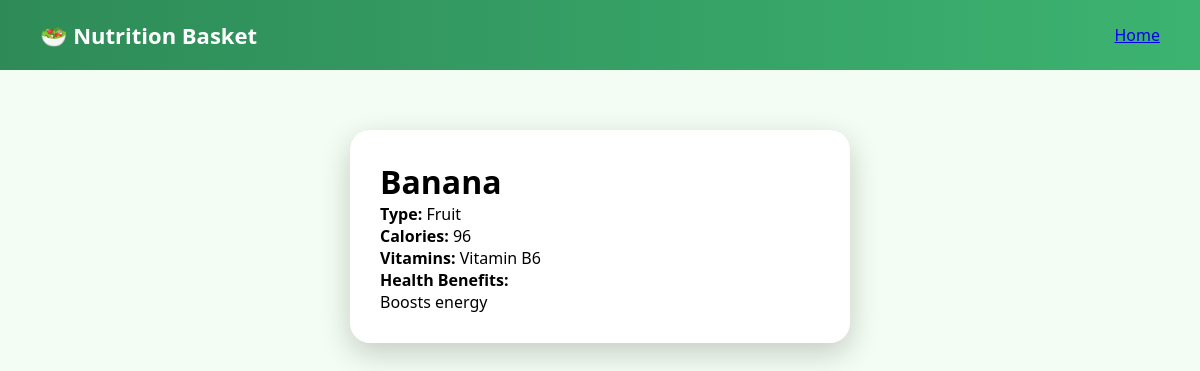
/item/2 (signed in), run on the app's committed database.
### tables this page shows
CREATE TABLE items(
        id INTEGER PRIMARY KEY AUTOINCREMENT,
        name TEXT,
        type TEXT,
        calories TEXT,
        vitamins TEXT,
        benefits TEXT
    , image TEXT, price INTEGER);

### app.py (the view)
@app.route("/item/<int:item_id>")
def item_detail(item_id):
    if "user" not in session:
        return redirect("/login")
    db = get_db()
    cur = db.cursor()
    cur.execute("SELECT * FROM items WHERE id=?", (item_id,))
    item = cur.fetchone()
    return render_template("detail.html", item=item)

### app.py (called while the page is built)
def get_db():
    return sqlite3.connect("nutrition.db")

### templates/detail.html (shortened to what this page needs)
<!DOCTYPE html>
<html>
<head>
  <link rel="stylesheet" href="/static/style.css">
</head>
<body>
<div class="navbar">
  <div class="logo">🥗 Nutrition Basket</div>
  <a href="/dashboard">Home</a>
</div>
<div class="detail-card">
  <h1>{{ item[1] }}</h1>
  <p><strong>Type:</strong> {{ item[2] }}</p>
  <p><strong>Calories:</strong> {{ item[3] }}</p>
  <p><strong>Vitamins:</strong> {{ item[4] }}</p>
  <p><strong>Health Benefits:</strong><br>{{ item[5] }}</p>
</div>
</body>
</html>

### static/style.css (style rules this page uses)
* { margin: 0; padding: 0; box-sizing: border-box; font-family: 'Segoe UI', sans-serif; }
body { background: #f4fdf4; }
.navbar { height: 70px; padding: 0 40px; display: flex; justify-content: space-between; align-items: center; background: linear-gradient(90deg, #2e8b57, #3cb371); color: white; }
.logo { font-size: 22px; font-weight: bold; }
.detail-card { max-width: 500px; margin: 60px auto; background: white; padding: 30px; border-radius: 20px; box-shadow: 0 10px 30px rgba(0,0,0,0.2); }

### data on the page
items: name "Banana", type "Fruit", calories "96", vitamins "Vitamin B6", benefits "Boosts energy"
